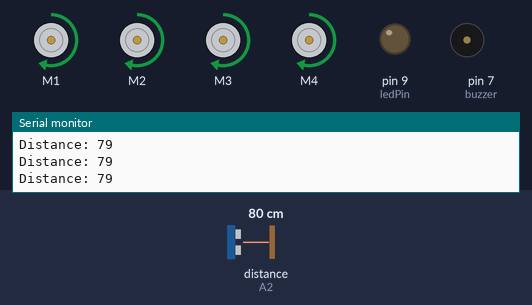
Recording of a sketch running on a simulated Arduino Uno, built with avr-gcc and run on an emulated ATmega328P. On the bench: 4 × DC motor (green arrow = forward, orange = backward, longer = faster), output pins drawn as LEDs (lit = HIGH), buzzer (waves = sounding, pin HIGH), the last lines printed to the serial monitor. Wiring (inferred from the names in the program): ultrasonic range finder: trigger A0; echo A2. Dashed ring = blinking. Inputs (shaded band) come from the test bench; at power-on: distance to the obstacle (sensor on A2) 80 cm. The echo pulse lasts 58.3 µs per cm; pins used as bus, display or sensor lines are not drawn.

Above: at 1.2 s.
1.3 s: distance to the obstacle (sensor on A2) set to 56 cm
2.8 s: distance to the obstacle (sensor on A2) set to 49 cm
At 4.0 s:
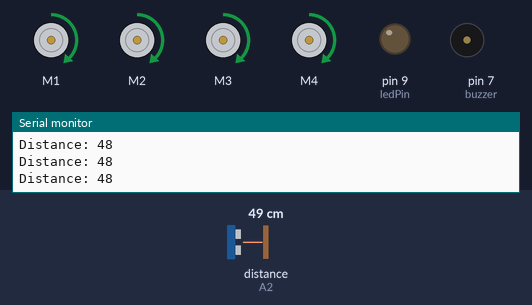
4.3 s: distance to the obstacle (sensor on A2) set to 37 cm
At 4.57 s:
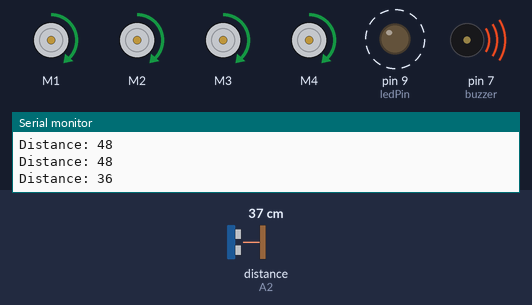
7.3 s: distance to the obstacle (sensor on A2) set to 28 cm
At 8.09 s:
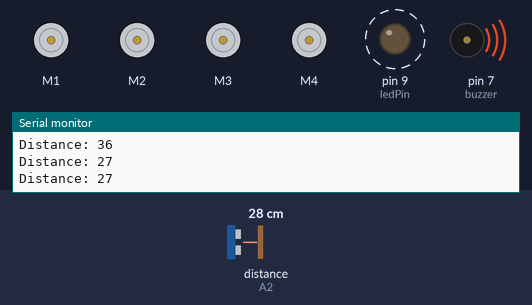
10.3 s: distance to the obstacle (sensor on A2) set to 35 cm
At 10.81 s:
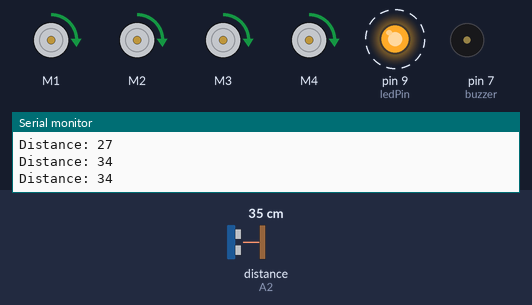
13.3 s: distance to the obstacle (sensor on A2) set to 2 cm
At 14.14 s:
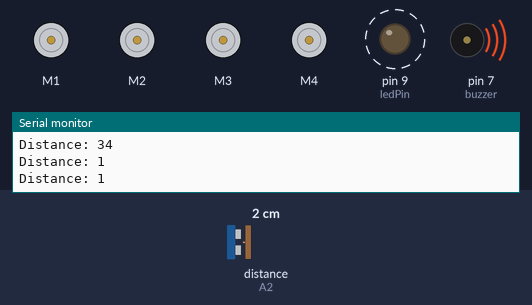
Timing chart, 0 to 17.3 s (numbered marks = the images above; inputs shaded):
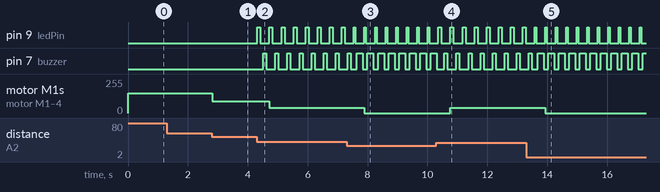

Measured:
- the behaviour switches between 52 and 51 cm on distance to the obstacle (sensor on A2) (found by bisection; images 0 and 1)
- the behaviour switches between 41 and 40 cm on distance to the obstacle (sensor on A2) (found by bisection; images 1 and 2)
- the behaviour switches between 31 and 30 cm on distance to the obstacle (sensor on A2) (found by bisection; images 2 and 3)
- after the input at 2.8 s, motor M1–4: forward 150/255 → forward 90/255 at once
- after the input at 4.3 s, pin 9 (ledPin): alternates HIGH for 0.10 s and LOW for 0.30 s, starting at once; pin 7 (buzzer): alternates HIGH for 0.10 s and LOW for 0.30 s, starting after 0.22 s; motor M1–4: forward 90/255 → forward 40/255 after 0.42 s
- after the input at 7.3 s, motor M1–4: forward 40/255 → stopped after 0.60 s
- after the input at 10.3 s, motor M1–4: stopped → forward 40/255 after 0.47 s
- after the input at 13.3 s, motor M1–4: forward 40/255 → stopped after 0.64 s

The sketch:

AAD_1.ino
```cpp
#include <AFMotor.h>  // Indcluding libraray for the moter driver

const int trigPin = A0;  //defining A0 to read anolog data from us sensor
const int echoPin = A2;  //defining A1 to read anolog data from us sensor
const int buzzer = 7;  // defined pin for buzzer
const int ledPin = 9;  //defined pin for led

long duration;      //defined variable for store duration
int distance;      //defined variable to store distance

AF_DCMotor motor1(1, MOTOR12_1KHZ);  //defining moter 1 of arduino shield
AF_DCMotor motor2(2, MOTOR12_1KHZ);  //defining moter 2 of arduino shield
AF_DCMotor motor3(3, MOTOR12_1KHZ);  //defining moter 3 of arduino shield
AF_DCMotor motor4(4, MOTOR12_1KHZ);  //defining moter 4 of arduino shield


void setup()

{

  pinMode(trigPin, OUTPUT);  // defining trigpin as output
  pinMode(echoPin, INPUT);   // defining echopin as input
  pinMode(buzzer, OUTPUT);   // defining buzzer as output
  pinMode(ledPin, OUTPUT);  // defining ledpin as output

  Serial.begin(9600);

  motor1.setSpeed(200);
  motor2.setSpeed(200);
  motor3.setSpeed(200);
  motor4.setSpeed(200);


}

void loop()
{
 /*producing pulse using ultrasonic sensor   */

digitalWrite(trigPin, LOW);
delayMicroseconds(2);
digitalWrite(trigPin, HIGH);
delayMicroseconds(10);
digitalWrite(trigPin, LOW);

/* reading time between sending to recieving the pulse */
duration = pulseIn(echoPin, HIGH);

/* calculating distance using formula*/

distance= duration*0.034/2;

/* printing distance in seriel monitor */

Serial.print("Distance: ");
Serial.println(distance);


if(distance> 50)
{
/*command to run vehicle forward*/

  motor1.run(FORWARD);
  motor2.run(FORWARD);
  motor3.run(FORWARD);
  motor4.run(FORWARD);

/* defining speed at a sepecific distance*/

  motor1.setSpeed(150);
  motor2.setSpeed(150);
  motor3.setSpeed(150);
  motor4.setSpeed(150);


}

else if (distance<= 50 and distance >=40)
{


  motor1.run(FORWARD);
  motor2.run(FORWARD);
  motor3.run(FORWARD);
  motor4.run(FORWARD);

  motor1.setSpeed(90);
  motor2.setSpeed(90);
  motor3.setSpeed(90);
  motor4.setSpeed(90);


}

else if (distance< 40 and distance >=30)
{

/* command to turn led on before collision*/

  digitalWrite(ledPin, HIGH);
  delay(100);
  digitalWrite(ledPin,LOW);
  delay(100);
/*
 command to sound the alarm
 */
  digitalWrite(buzzer, HIGH);
  delay(100);
  digitalWrite(buzzer,LOW);
  delay(100);


  motor1.run(FORWARD);
  motor2.run(FORWARD);
  motor3.run(FORWARD);
  motor4.run(FORWARD);

  motor1.setSpeed(40);
  motor2.setSpeed(40);
  motor3.setSpeed(40);
  motor4.setSpeed(40);


}
else
{
/* command to turn led on before collision*/
  digitalWrite(ledPin, HIGH);
  delay(50);
  digitalWrite(ledPin,LOW);
  delay(50);

/*
 command to sound the alarm
 */

  digitalWrite(buzzer, HIGH);
  delay(200);
  digitalWrite(buzzer,LOW);
  delay(50);

//Programme to stop moter

  motor1.run(RELEASE);
  motor2.run(RELEASE);
  motor3.run(RELEASE);
  motor4.run(RELEASE);
}

}
```
